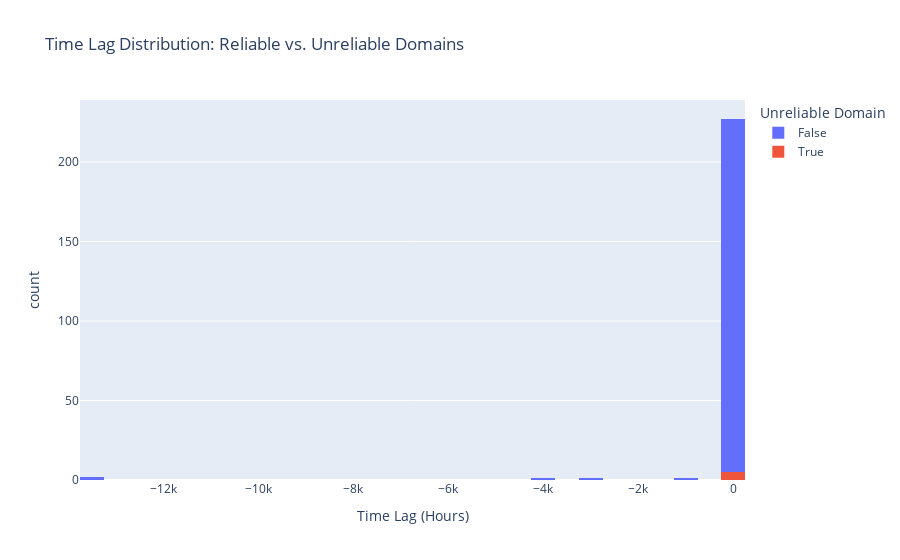

Write notebook code for a chart like this one.
### Code cell
fig = px.histogram(
    combined_df, x='time_lag_hours', color='is_unreliable_domain',
    nbins=50, title='Time Lag Distribution: Reliable vs. Unreliable Domains',
    labels={'time_lag_hours': 'Time Lag (Hours)', 'is_unreliable_domain': 'Unreliable Domain'}
)
fig.update_layout(barmode='overlay')  # Overlays the histograms for comparison
fig.show()

### Figure 1 — Plotly figure (JSON) as saved in the notebook; plotly's stock layout.template omitted (floating-point values rounded to 4 significant figures; data arrays with more than 128 entries replaced by an {"elided": "..."} marker saying what was removed)
{"data": [{"bingroup": "x", "hovertemplate": "Unreliable Domain=False<br>Time Lag (Hours)=%{x}<br>count=%{y}<extra></extra>", "legendgroup": "False", "marker": {"color": "#636efa", "pattern": {"shape": ""}}, "name": "False", "nbinsx": 50, "orientation": "v", "showlegend": true, "type": "histogram", "x": {"elided": "8553 float values"}, "xaxis": "x", "yaxis": "y"}, {"bingroup": "x", "hovertemplate": "Unreliable Domain=True<br>Time Lag (Hours)=%{x}<br>count=%{y}<extra></extra>", "legendgroup": "True", "marker": {"color": "#EF553B", "pattern": {"shape": ""}}, "name": "True", "nbinsx": 50, "orientation": "v", "showlegend": true, "type": "histogram", "x": {"elided": "246 float values"}, "xaxis": "x", "yaxis": "y"}], "layout": {"barmode": "overlay", "legend": {"title": {"text": "Unreliable Domain"}, "tracegroupgap": 0}, "title": {"text": "Time Lag Distribution: Reliable vs. Unreliable Domains"}, "xaxis": {"anchor": "y", "domain": [0, 1], "title": {"text": "Time Lag (Hours)"}}, "yaxis": {"anchor": "x", "domain": [0, 1], "title": {"text": "count"}}}}
